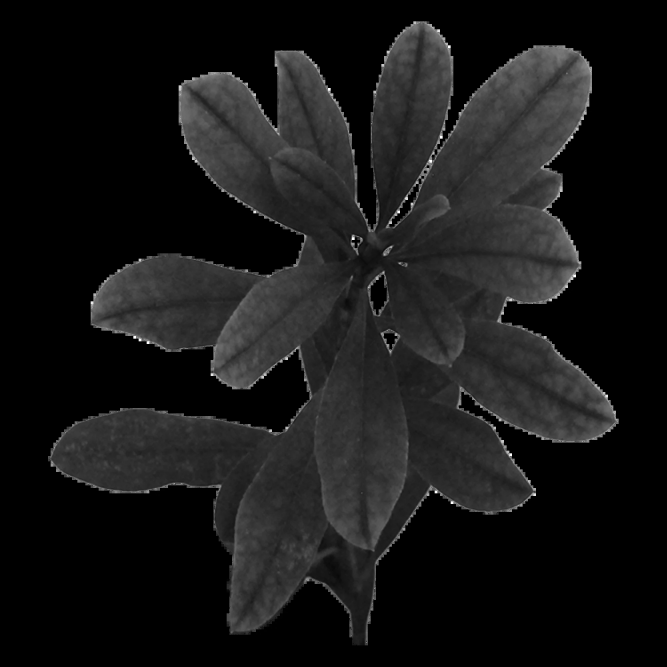
#> input picture 1110/xray/mj_input/plant1.webp, 2000 x 2000 px (shown at 1/3 size)
$ python -i dish.py   (imports and definitions only)
#> lines starting #> are read from the running program, lines starting #| are printed output that depends on the picture
"""Place an x-ray plant inside a glass petri dish with lens bubbles."""
import sys, numpy as np, cv2
rng = np.random.default_rng(3)

def place(plant, mask, S, R):
#> called with S = 1400, R = 532
    h, w = plant.shape; s = (2 * R * 0.92) / max(h, w)
#> after `h, w = plant.shape`: h = 2000; w = 2000
#> after `s = 2 * R * 0.92 / max(h, w)`: s = 0.489
    plant = cv2.resize(plant, None, fx=s, fy=s, interpolation=cv2.INTER_AREA)
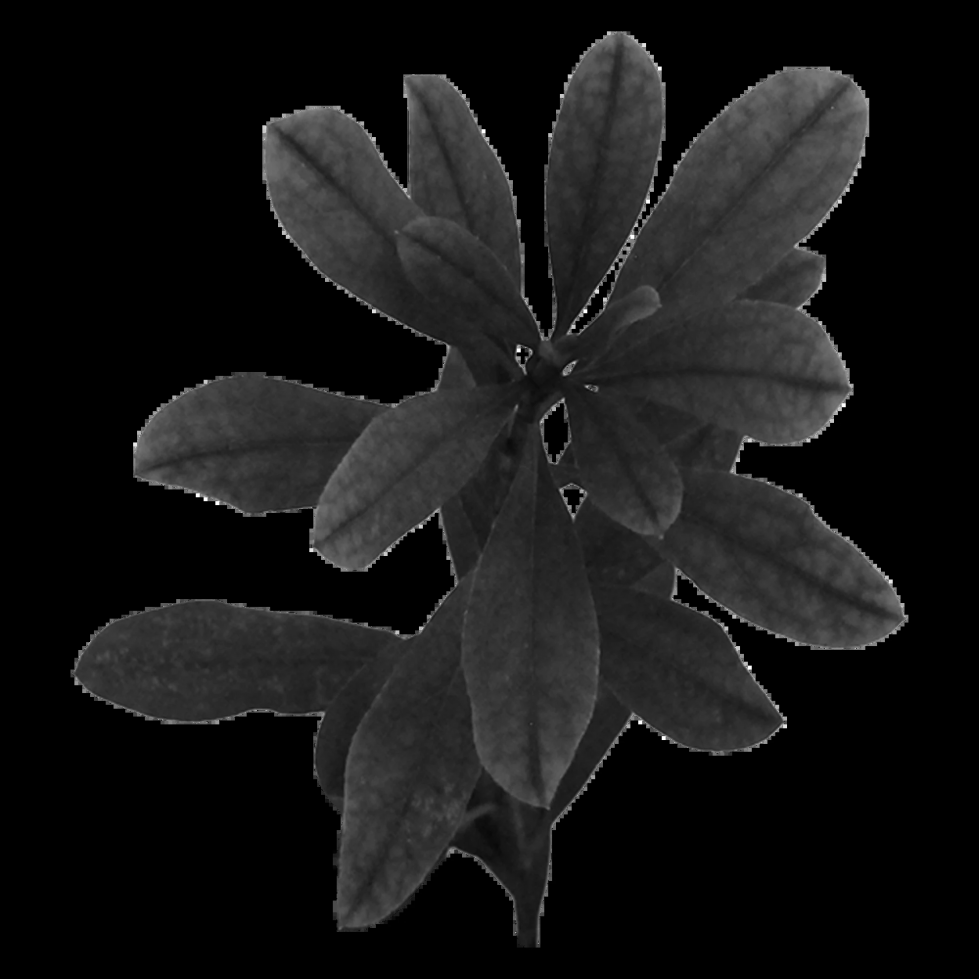
#> plant: shape (979, 979) float32; min 0, max 1, mean 0.0894
    mask = cv2.resize(mask, None, fx=s, fy=s, interpolation=cv2.INTER_AREA)
    canvas = np.ones((S, S), np.float32); M = np.zeros((S, S), np.float32)
    h, w = plant.shape; y0, x0 = (S - h) // 2, (S - w) // 2
#> after `h, w = plant.shape`: h = 979; w = 979
#> after `y0, x0 = ((S - h) // 2, (S - w) // 2)`: y0 = 210; x0 = 210
    canvas[y0:y0+h, x0:x0+w] = plant; M[y0:y0+h, x0:x0+w] = mask
#> after `canvas[y0:y0 + h, x0:x0 + w] = plant`:
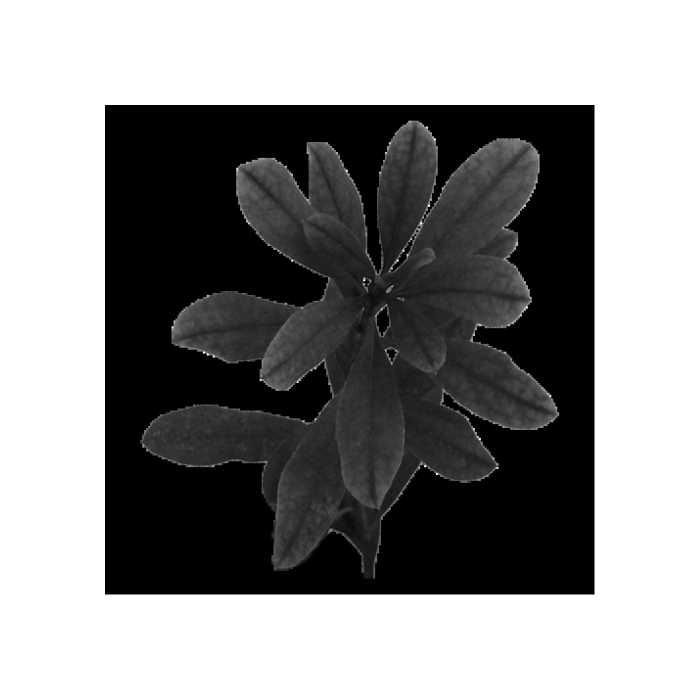
#> canvas: shape (1400, 1400) float32 (shown at 1/2 size); min 0, max 1, mean 0.555
#> after `M[y0:y0 + h, x0:x0 + w] = mask`:
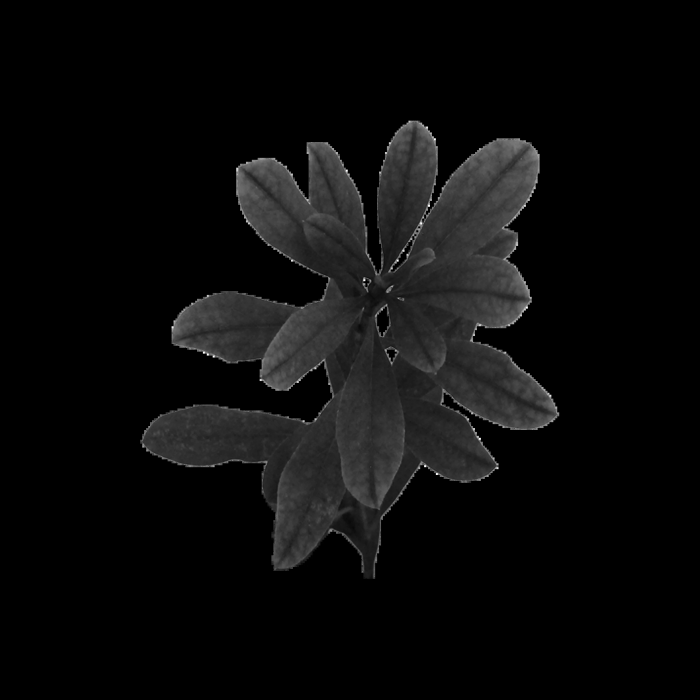
#> M: shape (1400, 1400) float32 (shown at 1/2 size); min 0, max 1, mean 0.0437
    return canvas, M

def ring(S, c, r, width, blur):
    L = np.zeros((S, S), np.float32)
    cv2.circle(L, c, int(r), 1.0, int(width), cv2.LINE_AA)
    return cv2.GaussianBlur(L, (0, 0), blur) if blur else L

def glass(img, c, r, k=1.0):
    S = img.shape[0]; t = max(r / 560, 0.12)
    w = lambda x: max(1, int(round(x * t)))
    shadow = ring(S, (c[0], c[1] + w(4)), r, w(10), 6 * t) * 0.10 * k
    body = ring(S, c, r, w(9), 1.2 * t + 0.3) * 0.16 * k
    inner = ring(S, c, max(1, r - w(7)), w(2), 0.8 * t + 0.2) * 0.12 * k
    hi = ring(S, (c[0] - 1, c[1] - 1), max(1, r - w(2)), w(2), 0.6 * t + 0.2) * 0.9 * k
    img = img * (1 - shadow) * (1 - body) * (1 - inner)
    return np.clip(img + hi * (1 - img), 0, 1)

def bubble(img, c, r):
    S = img.shape[0]; yy, xx = np.mgrid[:S, :S].astype(np.float32)
    dx, dy = xx - c[0], yy - c[1]; d = np.sqrt(dx**2 + dy**2) / r
    f = np.where(d < 1, 0.55 + 0.45 * d**2, 1.0)
    src = cv2.remap(img, c[0] + dx * f, c[1] + dy * f, cv2.INTER_LINEAR)
    inside = cv2.GaussianBlur((d < 1).astype(np.float32), (0, 0), 1.0)
    out = img * (1 - inside) + (src * 0.97 + 0.02) * inside
    out = glass(out, c, r, 0.7)
    # crescent highlight
    hl = np.zeros_like(img); cv2.ellipse(hl, (int(c[0] - r*0.35), int(c[1] - r*0.4)), (int(r*0.35), int(r*0.12)), -35, 0, 360, 1.0, -1, cv2.LINE_AA)
    hl = cv2.GaussianBlur(hl, (0, 0), r * 0.06) * 0.55
    return np.clip(out + hl * (1 - out), 0, 1)

def dish(plant_path, S=1400, R=560, bubbles=True):
    plant = cv2.imdecode(np.fromfile(plant_path, np.uint8), 0).astype(np.float32) / 255
    mask = cv2.imdecode(np.fromfile(plant_path.replace('.png', '_mask.png'), np.uint8), 0).astype(np.float32) / 255
    img, M = place(plant, mask, S, R * 0.95)
    c = (S // 2, S // 2)
    if bubbles:
        for (ox, oy, br) in [(-0.38, -0.30, 0.30), (0.42, -0.10, 0.12), (0.18, 0.12, 0.11), (-0.32, 0.30, 0.13)]:
            img = bubble(img, (int(c[0] + ox*R), int(c[1] + oy*R)), int(br*R))
        for _ in range(9):
            a = rng.uniform(0, 2*np.pi); rr = rng.uniform(0.3, 0.9) * R
            img = glass(img, (int(c[0] + np.cos(a)*rr), int(c[1] + np.sin(a)*rr)), int(rng.uniform(5, 12)), 0.6)
    img = glass(img, c, R)
#> in glass (call 14), `img = img * (1 - shadow) * (1 - body) * (1 - inner)`:
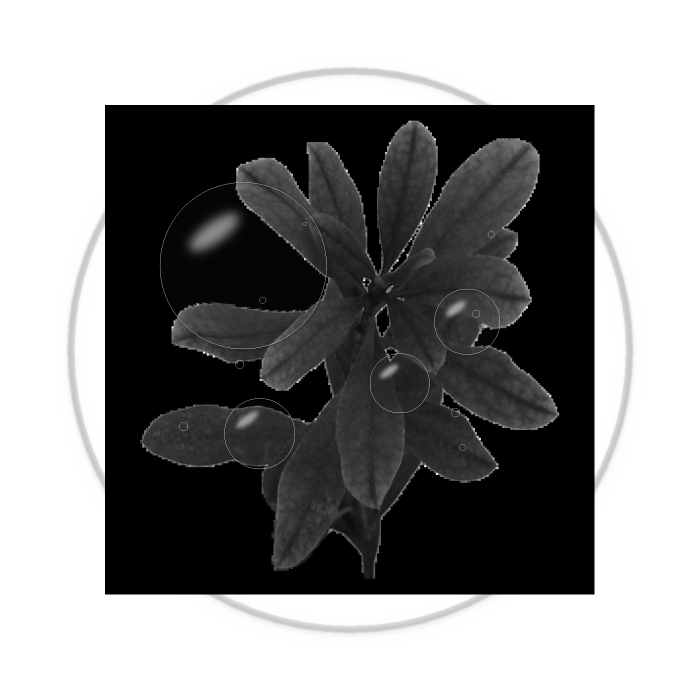
#> img: shape (1400, 1400) float32 (shown at 1/2 size); min 0, max 1, mean 0.553
    bg = 0.975
    return img * bg

# [3 lines not run here, left out]

>>> result = dish('mj_input/plant1.webp')

$ run again, on 1110/xray/mj_input/plant3.webp
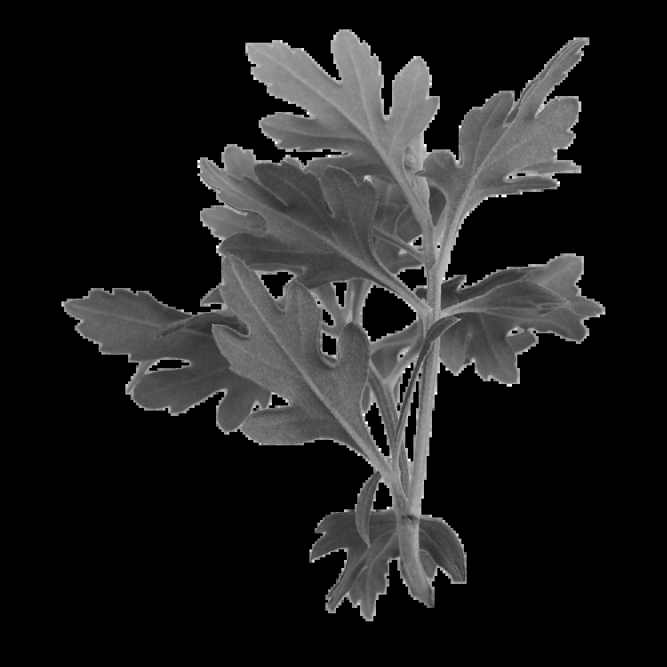
#> input picture 1110/xray/mj_input/plant3.webp, 2000 x 2000 px (shown at 1/3 size)
#> in place, `M[y0:y0 + h, x0:x0 + w] = mask`:
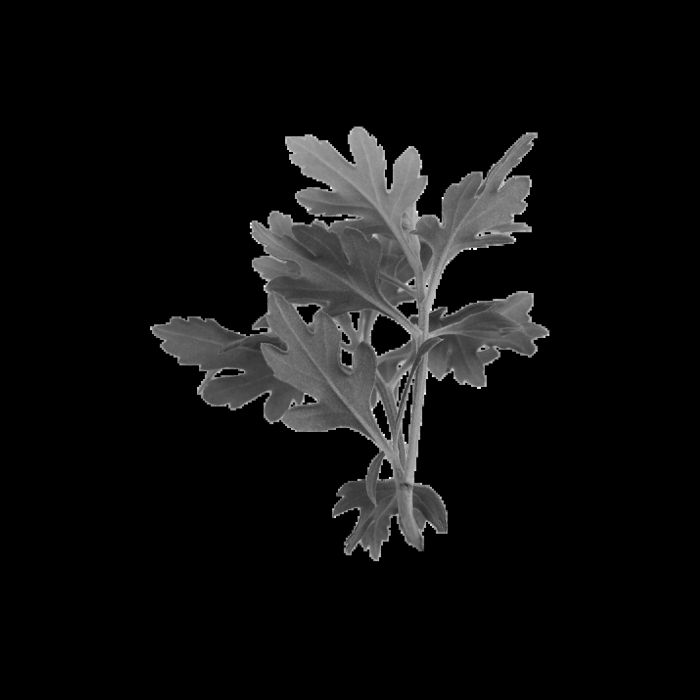
#> M: shape (1400, 1400) float32 (shown at 1/2 size); min 0, max 1, mean 0.0608
#> in glass (call 14), `img = img * (1 - shadow) * (1 - body) * (1 - inner)`:
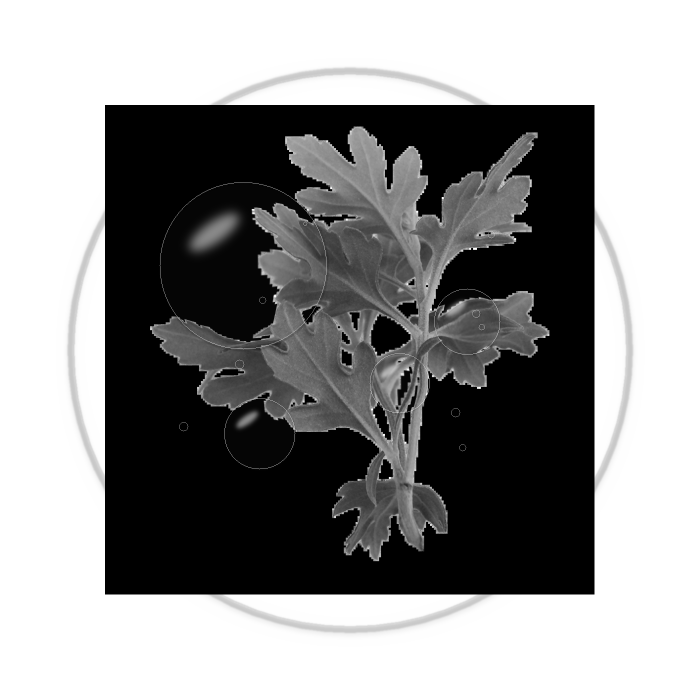
#> img: shape (1400, 1400) float32 (shown at 1/2 size); min 0, max 1, mean 0.571

$ run again, on 1110/xray/mj_input/plant4.webp
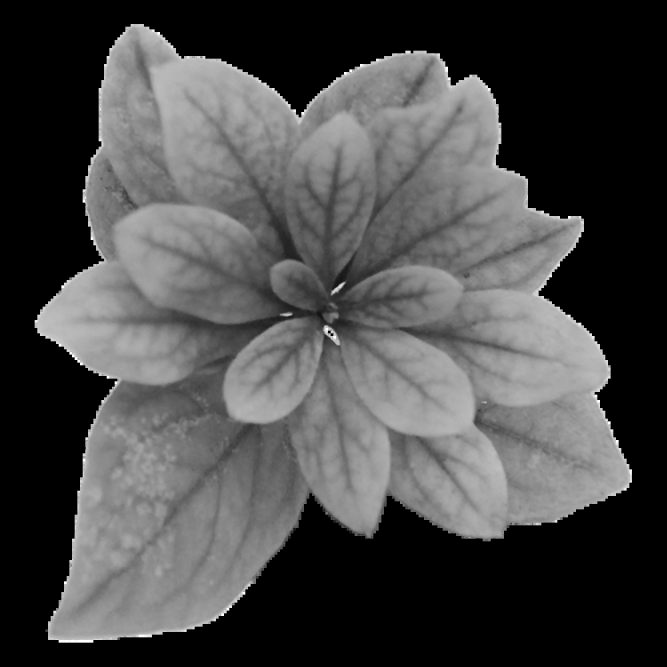
#> input picture 1110/xray/mj_input/plant4.webp, 2000 x 2000 px (shown at 1/3 size)
#> in place, `M[y0:y0 + h, x0:x0 + w] = mask`:
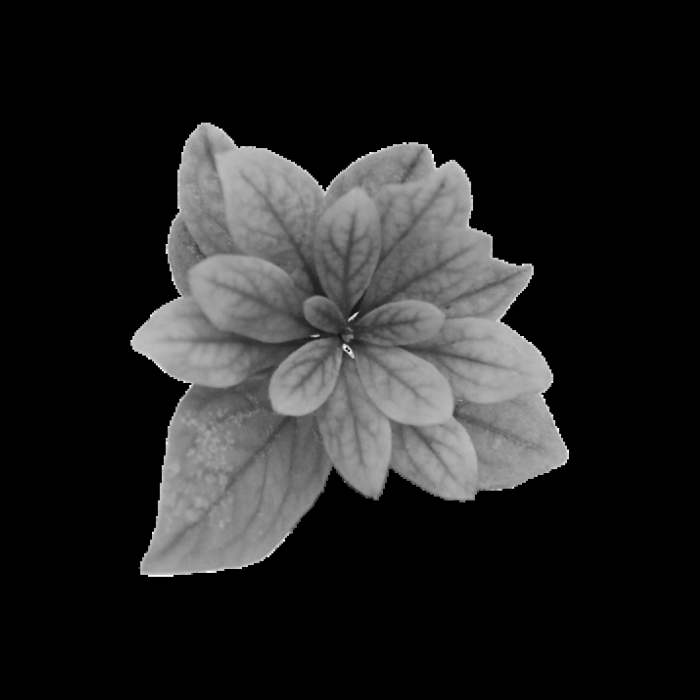
#> M: shape (1400, 1400) float32 (shown at 1/2 size); min 0, max 1, mean 0.139
#> in glass (call 14), `img = img * (1 - shadow) * (1 - body) * (1 - inner)`:
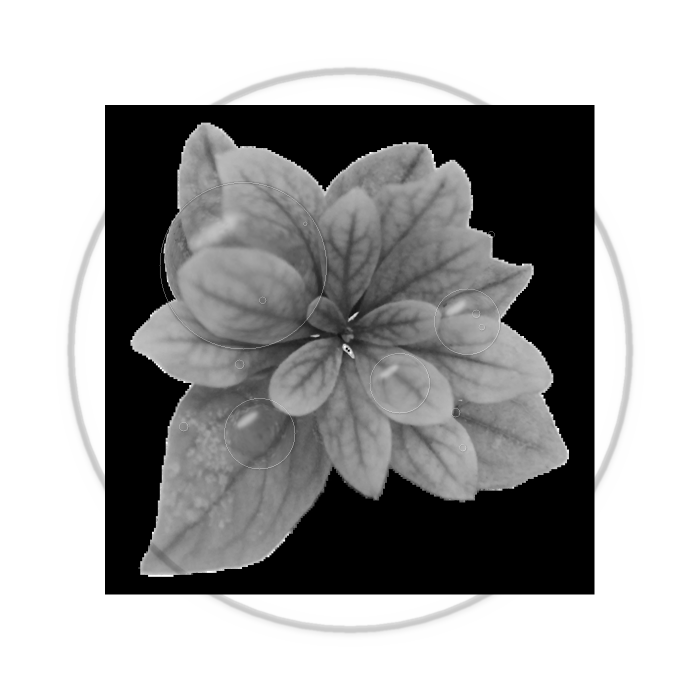
#> img: shape (1400, 1400) float32 (shown at 1/2 size); min 0, max 1, mean 0.648

$ run again, on 1110/xray/mj_input/plant5.webp
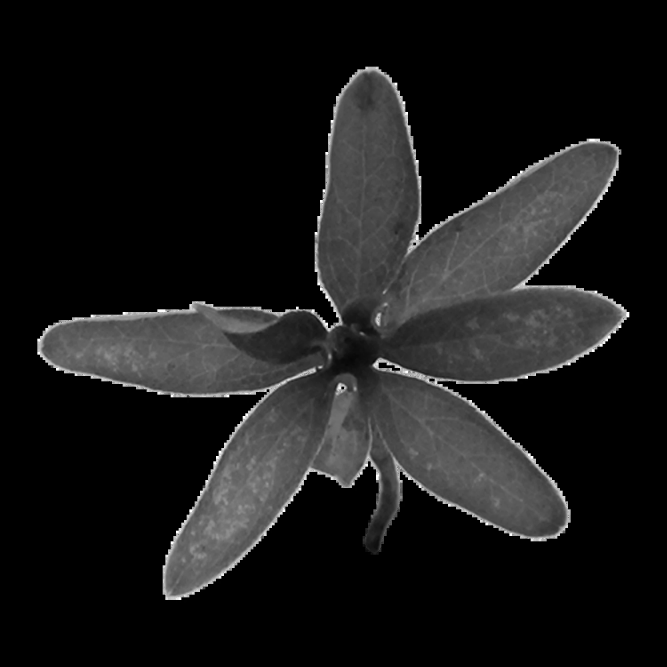
#> input picture 1110/xray/mj_input/plant5.webp, 2000 x 2000 px (shown at 1/3 size)
#> in place, `M[y0:y0 + h, x0:x0 + w] = mask`:
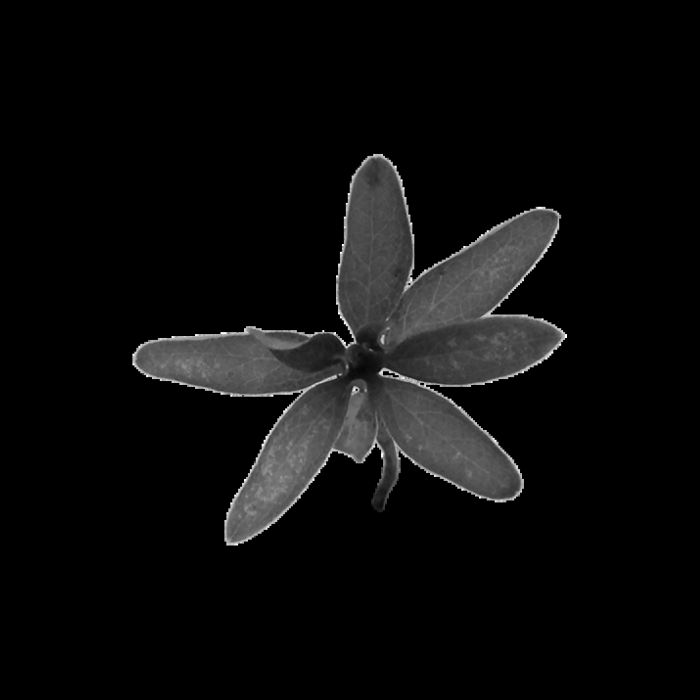
#> M: shape (1400, 1400) float32 (shown at 1/2 size); min 0, max 1, mean 0.0472
#> in glass (call 14), `img = img * (1 - shadow) * (1 - body) * (1 - inner)`:
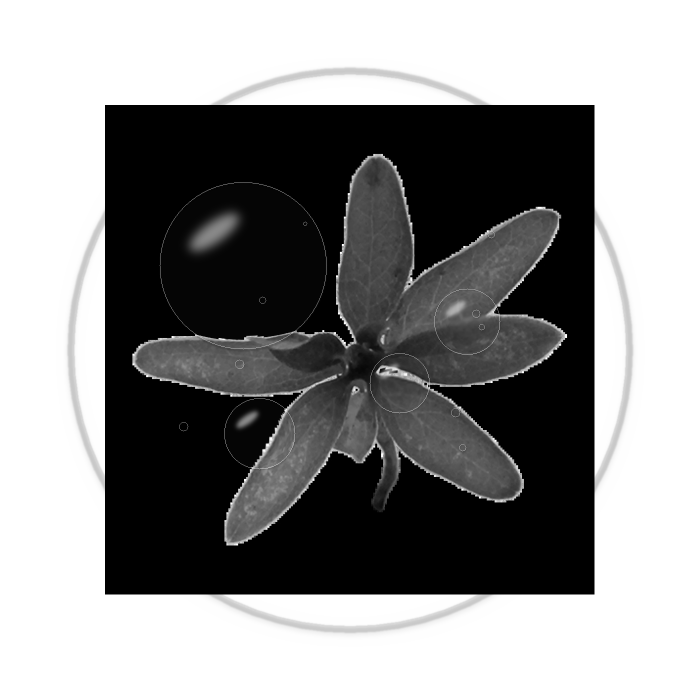
#> img: shape (1400, 1400) float32 (shown at 1/2 size); min 0, max 1, mean 0.557
